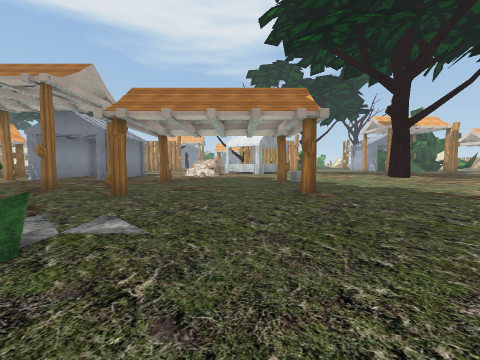
view 1 (above)

24 first-person views from a walk through a Unity game level. The camera is 1.5 m above the floor, tilts 4° down and sees 90° across. The floor is counted in squares, 2 m on a side. Each view is taken from the middle of a square. On the plan, view 1 faces up. The plan holds only what a view shows up to about 9 squares ahead; the rest is blank. The place goes on beyond the plan. The player is left out. Some animated figures are left out. Some surface patterns are stand-ins.

view 2
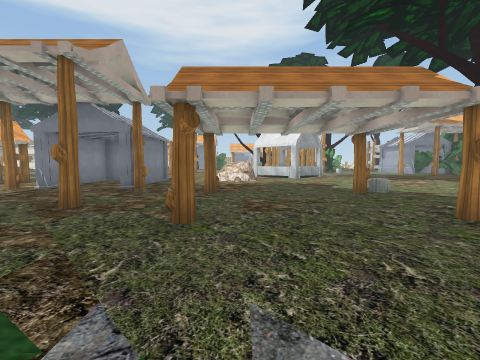

view 3
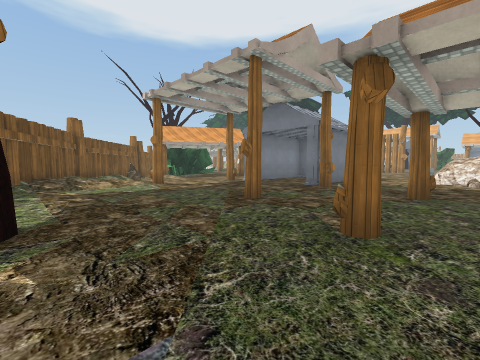

view 4
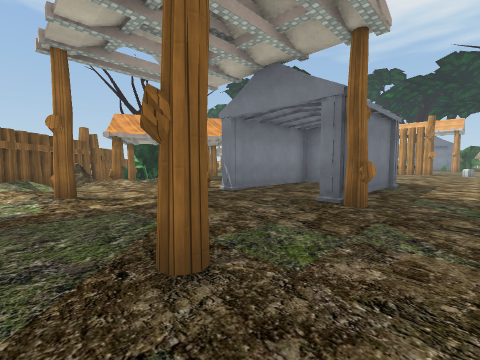

view 5
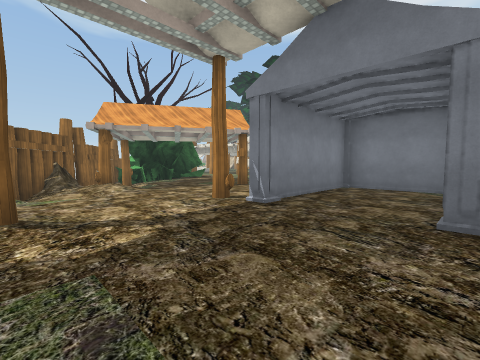

view 6
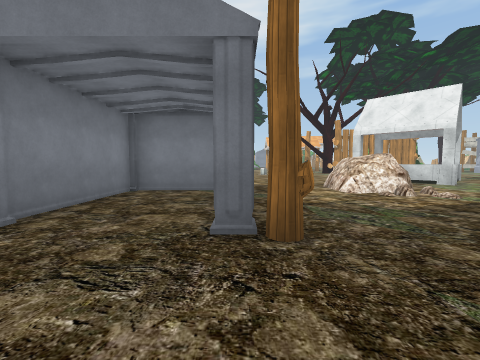

view 7
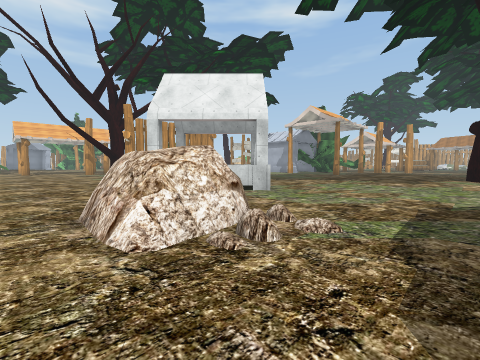

view 8
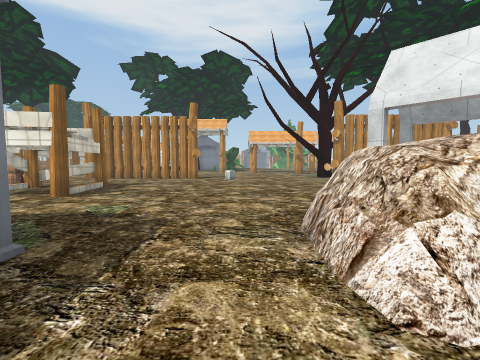

view 9
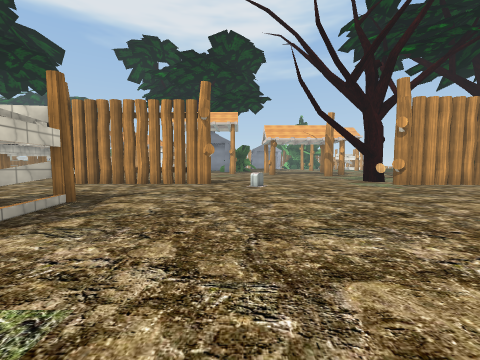

view 10
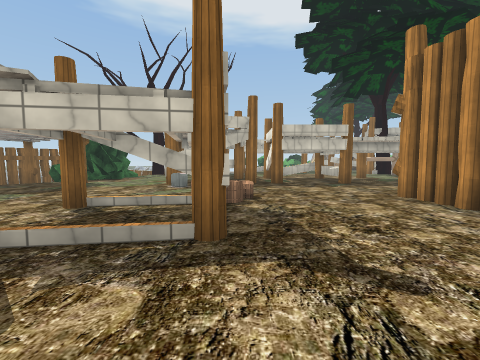

view 11
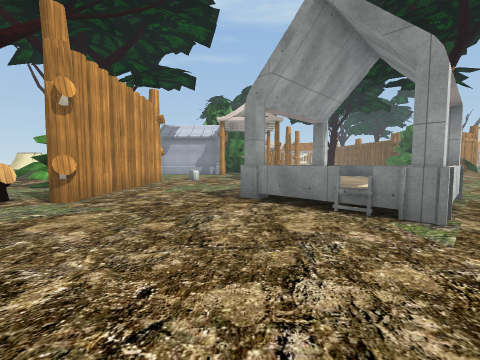

view 12
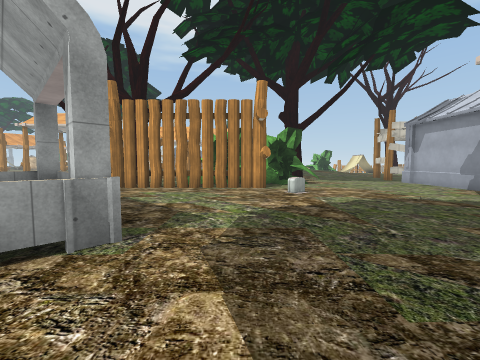

view 13
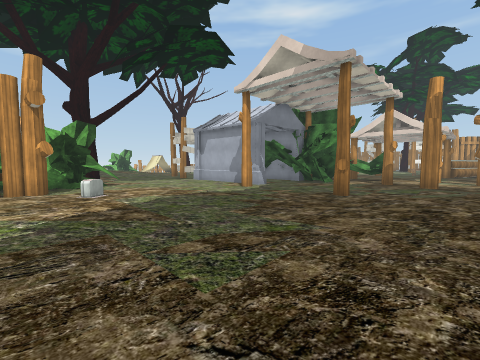

view 14
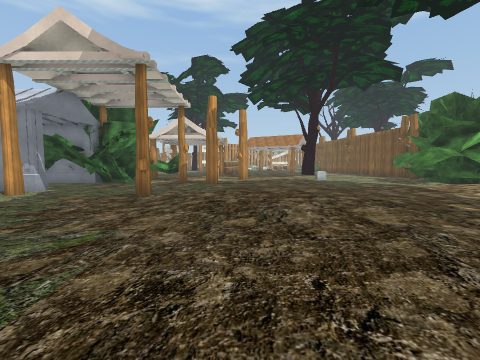

view 15
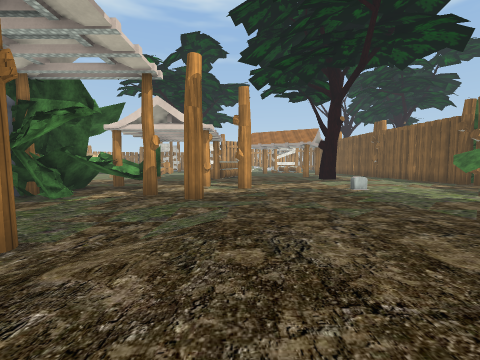

view 16
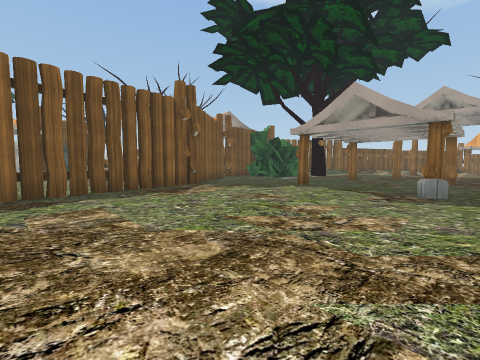

view 17
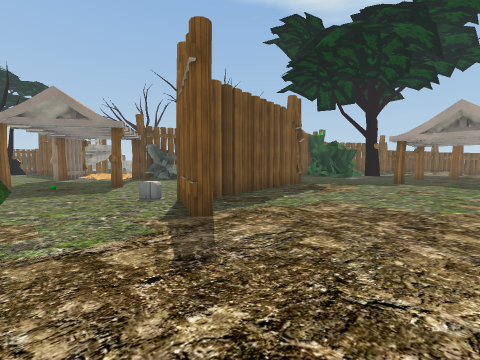

view 18
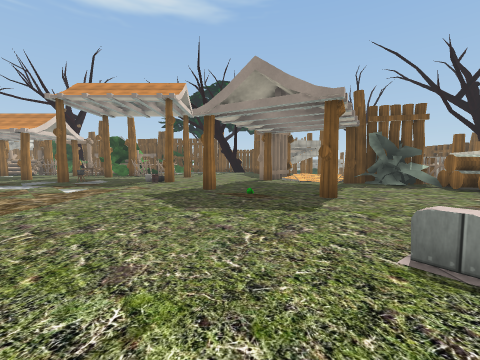

view 19
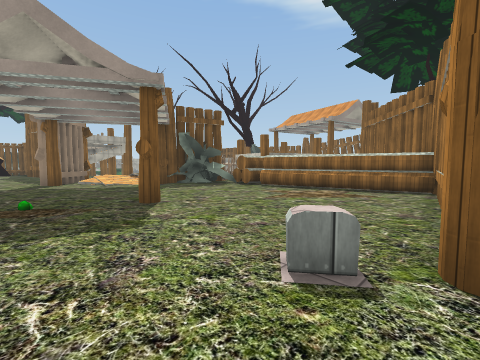

view 20
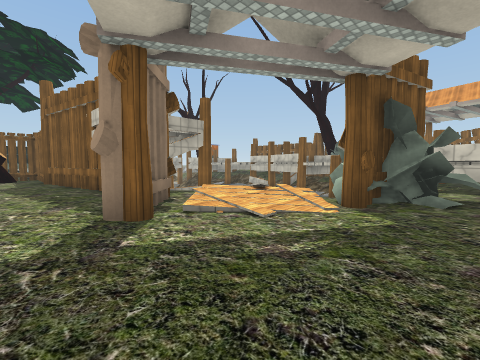

view 21
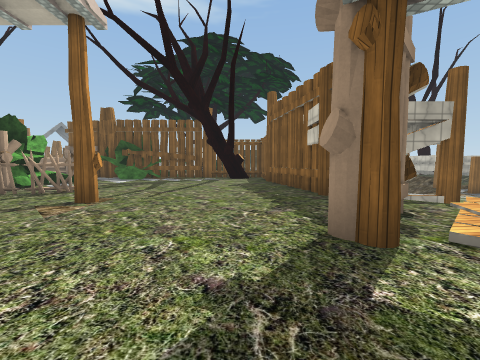

view 22
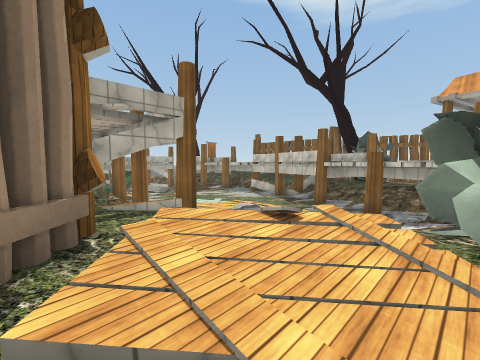

view 23
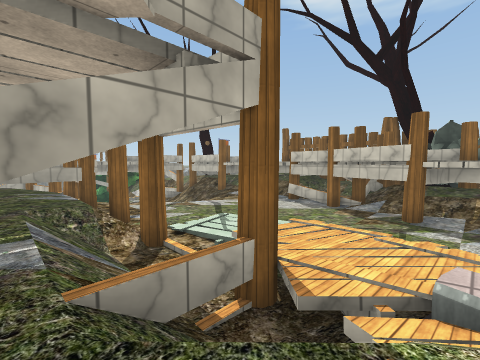

view 24
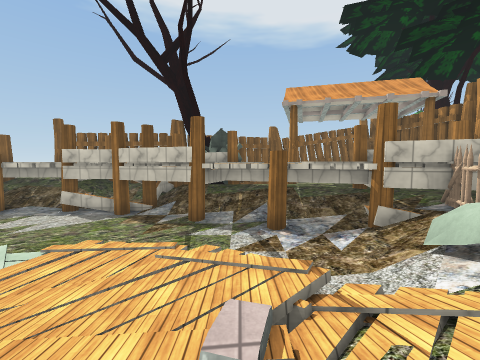

### Floor plan
Key: @ floor where view 1 was taken; # wall or solid block; x gap in a wall; . main floor; : floor 0.5 m higher than the main floor; - floor 1.5 m lower than the main floor; / step, stairs or slope; = window, fence, low wall or low ledge; ^ raised ledge; S shed; R rock; B barrel; G gate; O other object.
Columns run from 15 left of view 1 to 19 right of it. Each row starts with its distance up from view 1.
 26 ...             #.  ###/
 25 #...#####.......######......S
 24 ...........=................S
 23 #.....................=.....S.
 22 #..........................#S.###
 21   ..B###......................####
 20   ..B...........^^..............^^
 19  #.....#......#^^ #.......#....#.^
 18 x ...#.........^^^^...............
 17 ...... ......  .^^......////..#...
 16 .....   ....RR .......::::::.....#
 15  ...  SSSS..RR.......::::::.......
 14 ...   S..S..RR......:::::::.......
 13 ...#  S..S...........:::::........
 12  .....S..S.............#.........=
 11  ....#S..S............   .........
 10  //...................... ........
  9 /#/.........#....#.......  :/  ...
  8 #//.......................:::   ..
  7 # ///#....#...............::.
  6    ///......#....#::..../.::.
  5   ##//.................../#..
  4    ##=//.................##.#
  3     /# /../.........######....
  2              /.... ##....=....
  1              /...  ##..........
  0                @    #...........
 -1                     #....#.......
 -2                     #......O......
 -3                     #.......#......
 -4                    ###.............
 -5                  ######............
 -6                ####/^##//.....
 -7                 /#/////////...
 -8                 /#/-/////GG....
 -9               ###/--////.#......
-10               #=/#-/////.#.......
-11               #=/--///#=##......###
-12               ##/--/////.#........#
-13                #/--///#/.##.......#
-14               #=----////. #...... #
-15               #/------#/. #.
-16               =/- ---- /.  .
-17               =/   /--=/.  #

Where each view was taken, in squares from view 1:
view 1: 0 up, 0 right, facing up
view 2: 2 up, 2 left, facing up
view 3: 3 up, 2 left, facing up-left
view 4: 6 up, 4 left, facing up-left
view 5: 7 up, 6 left, facing up-left
view 6: 8 up, 6 left, facing up
view 7: 12 up, 4 left, facing up-right
view 8: 13 up, 4 left, facing up
view 9: 16 up, 5 left, facing up
view 10: 21 up, 6 left, facing left
view 11: 21 up, 4 left, facing right
view 12: 16 up, 5 right, facing up
view 13: 16 up, 5 right, facing up-right
view 14: 16 up, 5 right, facing right
view 15: 16 up, 9 right, facing right
view 16: 10 up, 9 right, facing down-left
view 17: 8 up, 13 right, facing down-left
view 18: 4 up, 12 right, facing down
view 19: 3 up, 12 right, facing down-left
view 20: 4 down, 12 right, facing down-left
view 21: 5 down, 12 right, facing down
view 22: 6 down, 10 right, facing down-left
view 23: 9 down, 9 right, facing down-left
view 24: 9 down, 8 right, facing left
